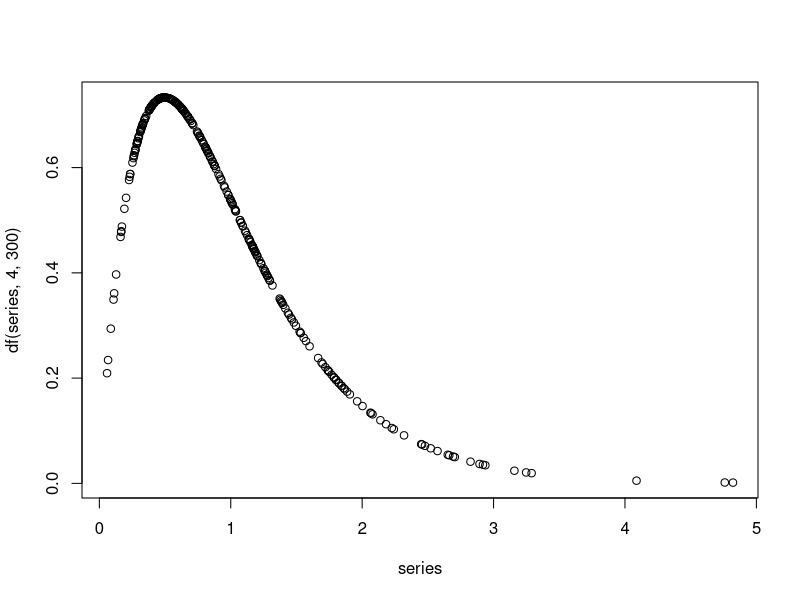

Write R code to recreate this figure.


series <- rf(300, 4, 300)

# Plot the f distribution variables
plot(series, df(series, 4, 300))

# Plot the plot above using ggplot